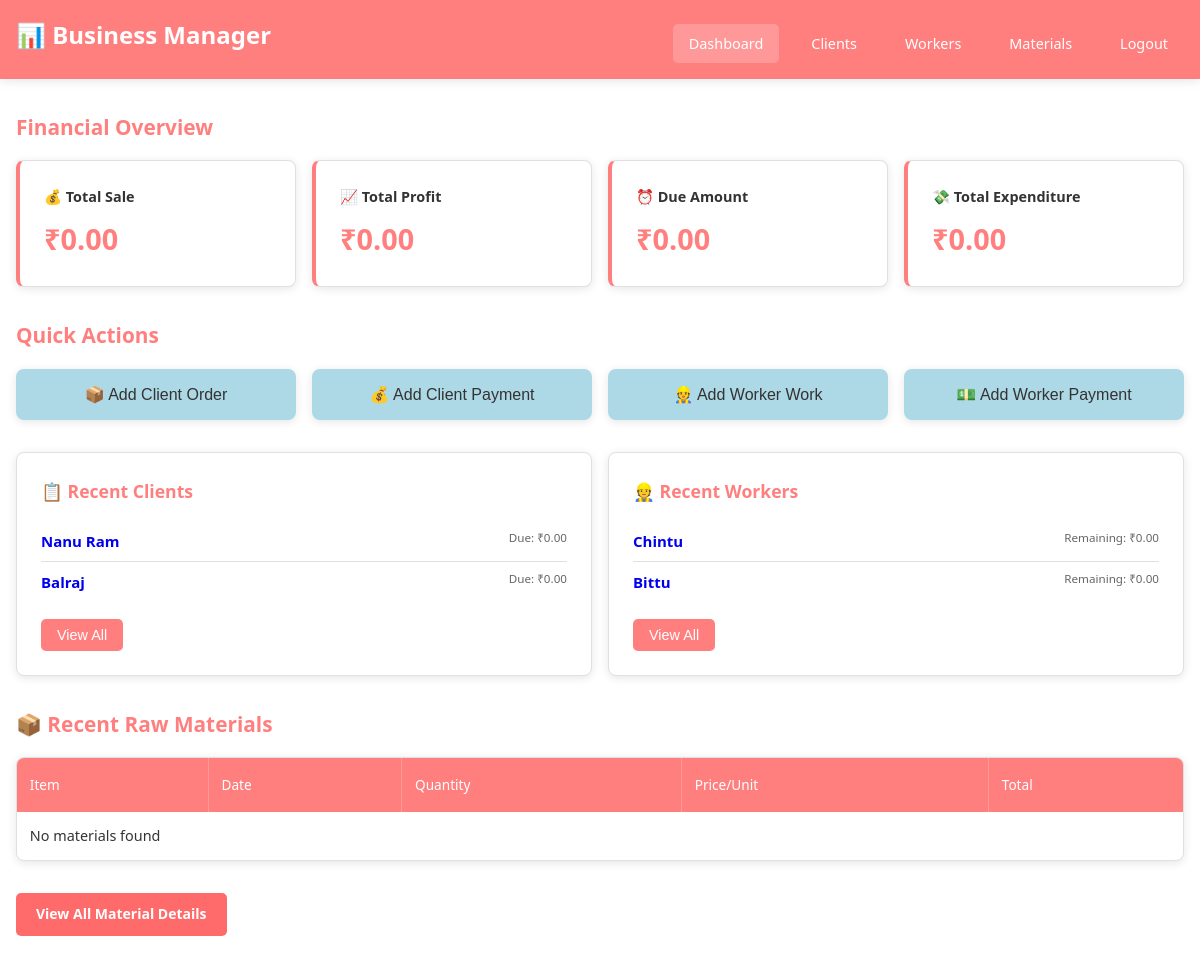
The page / (signed in) on the database as committed earlier.
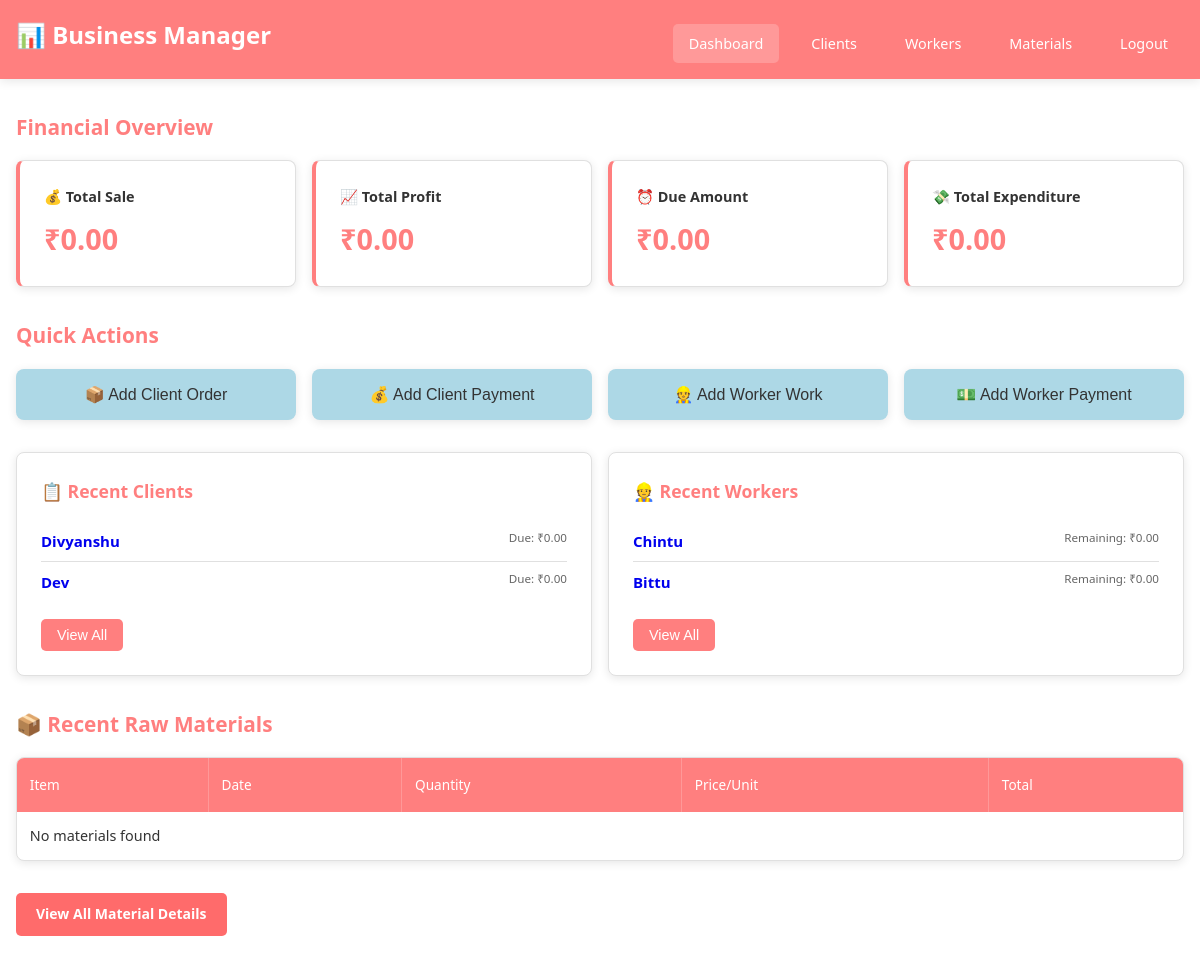
The same page on the database as committed later.
### app/models.py (models this page shows)
class client_workers(db.Model) :
    cw_id = db.Column(db.Integer, primary_key = True)
    client_name = db.Column(db.String(100), nullable = False)
    status = db.Column(db.String(100), nullable = False)
    client_order = db.relationship('Client_Order_Details', backref='student', lazy=True)
    client_payment = db.relationship('client_payment_details', backref='student', lazy=True)

### app/routes/tasks.py (the view)
    def wrapper(*args, **kwargs):
        if 'user' not in session:
            flash("⚠️ Please login first to continue.", "warning")
            return redirect(url_for('auth.login'))
        return view_func(*args, **kwargs)

### app/routes/tasks.py (called while the page is built)
def login_required(view_func):
    def wrapper(*args, **kwargs):
        if 'user' not in session:
            flash("⚠️ Please login first to continue.", "warning")
            return redirect(url_for('auth.login'))
        return view_func(*args, **kwargs)
    wrapper.__name__ = view_func.__name__
    return wrapper

### app/templates/index.html (shortened to what this page needs)
{% extends "base.html" %}
{% block content %}
<section class="summary-section">
    <h2>Financial Overview</h2>
    <div class="summary-grid">
        <div class="summary-card">
            <h3>💰 Total Sale</h3>
            <p class="amount">₹{{ "{:,.2f}".format(summary.total_sale or 0) }}</p>
        </div>
        <div class="summary-card">
            <h3>📈 Total Profit</h3>
            <p class="amount">₹{{ "{:,.2f}".format(summary.total_profit or 0) }}</p>
        </div>
        <div class="summary-card">
            <h3>⏰ Due Amount</h3>
            <p class="amount due">₹{{ "{:,.2f}".format(summary.due_amount or 0) }}</p>
        </div>
        <div class="summary-card">
            <h3>💸 Total Expenditure</h3>
            <p class="amount">₹{{ "{:,.2f}".format(summary.total_expenditure or 0) }}</p>
        </div>
    </div>
</section>
<section class="actions-section">
    <h2>Quick Actions</h2>
    <div class="actions-grid">
        <button type="button" class="action-btn" id="openCartBtn">
            📦 Add Client Order
        </button>
        <button type="button" class="action-btn" id="openCartBtn_0">
            💰 Add Client Payment
        </button>
        <button type="button" class="action-btn" id="openCartBtn_1">
            👷 Add Worker Work
        </button>
<button type="button" class="action-btn" id="openCartBtn_2">
    💵 Add Worker Payment
</button>
    </div>
</section>
<section class="lists-section">
    <div class="lists-grid">
        <div class="list-card">
            <h3>📋 Recent Clients</h3>
            <ul>
                {% for client in recent_clients %}
                    <li>
                        <a style="text-decoration: none; font-size: 15px;" href="{{ url_for('tasks.show_client', name=client['name']) }}">
                            <strong>{{ client['name'] }}</strong>
                        </a>
                        <small style="float: right; color: #666;">
                            Due: ₹{{ "{:,.2f}".format(client['due_amount'] or 0) }}
                        </small>
                    </li>
                {% else %}
                    <li>No clients found</li>
                {% endfor %}
            </ul>
            <a><button>View All</button></a>
        </div>
        <div class="list-card">
            <h3>👷 Recent Workers</h3>
            <ul>
                {% for worker in recent_workers %}
                    <li>
                        <a style="text-decoration: none; font-size: 15px;" href="{{ url_for('tasks.show_worker', name=worker['name']) }}">
                            <strong>{{ worker['name'] }}</strong>
                        </a>
                        <small style="float: right; color: #666;">
                            Remaining: ₹{{ "{:,.2f}".format(worker['due_amount'] or 0) }}
                        </small>
                    </li>
                {% else %}
                    <li>No workers found</li>
                {% endfor %}
            </ul>
            <a><button>View All</button></a>
        </div>
    </div>
</section>
<section class="materials-section">
    <h2>📦 Recent Raw Materials</h2>
    <div class="table-container">
        <table>
            <thead>
                <tr>
                    <th>Item</th>
                    <th>Date</th>
                    <th>Quantity</th>
                    <th>Price/Unit</th>
                    <th>Total</th>
                </tr>
            </thead>
            <tbody>
                {% for material in recent_materials %}
                    <tr>
                        <td>{{ material.name }}</td>
                        <td>{{ material.date.strftime('%d/%m/%Y') if material.date else '-' }}</td>
                        <td>{{ material.quantity }} {{ material.unit or '' }}</td>
                        <td>₹{{ "{:,.2f}".format(material.price or 0) }}</td>
                        <td>₹{{ "{:,.2f}".format((material.amount) if material.quantity and material.price else 0) }}</td>
                    </tr>
                {% else %}
                    <tr>
                        <td colspan="5">No materials found</td>
                    </tr>
                {% endfor %}
            </tbody>
        </table>
    </div>
    <a style="display: inline-block; padding: 10px 20px; background-color: #FF6B6B; color: white; text-decoration: none; border-radius: 5px; font-weight: bold; text-align: center;" href="{{ url_for('tasks.raw_materials') }}">
        View All Material Details
    </a>
</section>
{% endblock %}

### app/templates/base.html (shortened to what this page needs)
<!DOCTYPE html>
<html lang="en">
<head>
    <link rel="stylesheet" href="{{ url_for('static', filename='css/main.css') }}">
    <link rel="stylesheet" href="{{ url_for('static', filename='css/dashboard.css') }}">
    <link rel="stylesheet" href="{{ url_for('static', filename='css/forms.css') }}">
    <link rel="stylesheet" href="{{ url_for('static', filename='css/tables.css') }}">
    <link rel="stylesheet" href="{{ url_for('static', filename='css/cart_style.css') }}">
</head>
<body>
    <header class="header">
        <div class="container header-flex">
            <h1>📊 Business Manager</h1>
            <nav class="nav" id="navbar">
                <a href="{{ url_for('tasks.dashboard') }}"
                   {% if request.endpoint == 'tasks.dashboard' %}class="active"{% endif %}>Dashboard</a>
                <a href="{{ url_for('tasks.all_client') }}"
                   {% if request.endpoint == 'tasks.all_client' %}class="active"{% endif %}>Clients</a>
                <a href="{{ url_for('tasks.all_worker') }}"
                   {% if request.endpoint == 'tasks.all_worker' %}class="active"{% endif %}>Workers</a>
                <a href="{{ url_for('tasks.raw_materials') }}"
                   {% if request.endpoint == 'tasks.raw_materials' %}class="active"{% endif %}>Materials</a>
                <a href="{{ url_for('auth.logout') }}"
                   {% if request.endpoint == 'auth.logout' %}class="active"{% endif %}>Logout</a>
            </nav>
        </div>
    </header>
    <main class="main">
        <div class="container">
            {% block content %}{% endblock %}
        </div>
    </main>
</body>
</html>

### app/static/css/main.css (style rules this page uses)
* { margin: 0; padding: 0; box-sizing: border-box; }
:root { --primary-color: #FF7F7F; --secondary-color: #ADD8E6; --background-color: #FFFFFF; --text-color: #333333; --border-color: #E0E0E0; --success-color: #28A745; --danger-color: #DC3545; --warning-color: #FFC107; --shadow: 0 2px 10px rgba(0,0,0,0.1); }
body { font-family: 'Segoe UI', Tahoma, Geneva, Verdana, sans-serif; background-color: var(--background-color); color: var(--text-color); line-height: 1.6; font-size: 14px; }
.header { background-color: var(--primary-color); color: white; padding: 1rem 0; box-shadow: var(--shadow); position: sticky; top: 0; z-index: 100; }
.header-flex { display: flex; align-items: center; justify-content: space-between; }
.header h1 { font-size: 1.5rem; margin-bottom: 0.5rem; }
.nav { display: flex; gap: 1rem; margin-top: 0.5rem; flex-wrap: wrap; }
.nav a { color: white; text-decoration: none; padding: 0.5rem 1rem; border-radius: 5px; transition: background-color 0.3s; font-size: 0.9rem; }
.nav a:hover, .nav a.active { background-color: rgba(255, 255, 255, 0.2); }
.container { max-width: 1200px; margin: 0 auto; padding: 0 1rem; }
.main { padding: 2rem 0; min-height: calc(100vh - 80px); }
.due { color: var(--danger-color); font-weight: bold; }

### app/static/css/dashboard.css (style rules this page uses)
.summary-section { margin-bottom: 2rem; }
.summary-section h2 { color: var(--primary-color); margin-bottom: 1rem; font-size: 1.3rem; }
.summary-grid { display: grid; grid-template-columns: repeat(auto-fit, minmax(250px, 1fr)); gap: 1rem; margin-bottom: 2rem; }
.summary-card { background: white; border: 1px solid var(--border-color); border-left: 4px solid var(--primary-color); padding: 1.5rem; border-radius: 8px; box-shadow: var(--shadow); transition: transform 0.2s; }
.summary-card h3 { font-size: 0.9rem; color: var(--text-color); margin-bottom: 0.5rem; }
.summary-card .amount, .summary-card span { font-size: 1.8rem; font-weight: bold; color: var(--primary-color); }
.actions-section { margin-bottom: 2rem; }
.actions-section h2 { color: var(--primary-color); margin-bottom: 1rem; font-size: 1.3rem; }
.actions-grid { display: grid; grid-template-columns: repeat(auto-fit, minmax(200px, 1fr)); gap: 1rem; }
.action-btn { background: var(--secondary-color); color: var(--text-color); border: none; padding: 1rem; border-radius: 8px; font-size: 1rem; cursor: pointer; transition: all 0.3s; box-shadow: var(--shadow); text-decoration: none; display: block; text-align: center; }
.lists-section { margin-bottom: 2rem; }
.lists-grid { display: grid; grid-template-columns: repeat(auto-fit, minmax(300px, 1fr)); gap: 1rem; }
.list-card { background: white; border: 1px solid var(--border-color); border-radius: 8px; padding: 1.5rem; box-shadow: var(--shadow); }
.list-card h3 { color: var(--primary-color); margin-bottom: 1rem; font-size: 1.1rem; }
.list-card ul { list-style: none; margin-bottom: 1rem; }
.list-card li { padding: 0.5rem 0; border-bottom: 1px solid var(--border-color); }
.list-card li:last-child { border-bottom: none; }
.list-card button { background: var(--primary-color); color: white; border: none; padding: 0.5rem 1rem; border-radius: 5px; cursor: pointer; font-size: 0.9rem; }
.materials-section h2 { color: var(--primary-color); margin-bottom: 1rem; font-size: 1.3rem; }

### app/static/css/forms.css (style rules this page uses)
button[type="reset"], button[type="button"] { background: var(--secondary-color); color: var(--text-color); }

### app/static/css/tables.css (style rules this page uses)
.table-container { background: white; border: 1px solid var(--border-color); border-radius: 8px; overflow: hidden; margin-bottom: 2rem; box-shadow: var(--shadow); }
table { width: 100%; border-collapse: collapse; font-size: 0.9rem; }
thead { background: var(--primary-color); color: white; }
thead th { padding: 1rem 0.8rem; text-align: left; font-weight: 500; font-size: 0.85rem; border-right: 1px solid rgba(255, 255, 255, 0.2); }
thead th:last-child { border-right: none; }
tbody tr { border-bottom: 1px solid var(--border-color); transition: background-color 0.2s; }
tbody tr:last-child { border-bottom: none; }
tbody td { padding: 0.8rem; border-right: 1px solid var(--border-color); vertical-align: middle; }
tbody td:last-child { border-right: none; }

Rows that differ between the two databases and show on the page:
changed client_workers: name "Nanu Ram" → "Divyanshu"
changed client_workers: name "Balraj" → "Dev"
